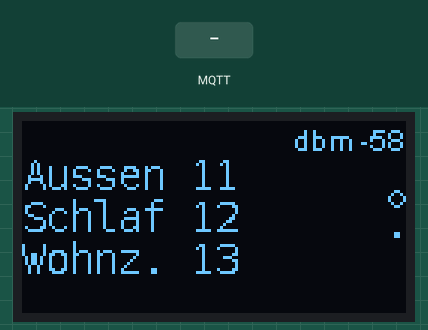
A sketch run on a simulated ESP8266 (Wemos D1 mini). Parts: 128×64 one-colour display. Inputs (shaded band) come from the test bench. WiFi joins after 1.5 s; servers stay silent unless stated; no MQTT or app messages arrive unless stated; what the sketch prints to the serial monitor is not drawn.

Above: at 2.7 s.
2.8 s: MQTT message "Arial 10" arrives on the first subscribed topic
At 5.14 s:
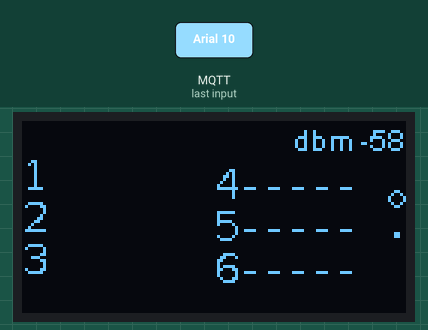
5.8 s: MQTT message "text1" arrives on the first subscribed topic
At 8.76 s:
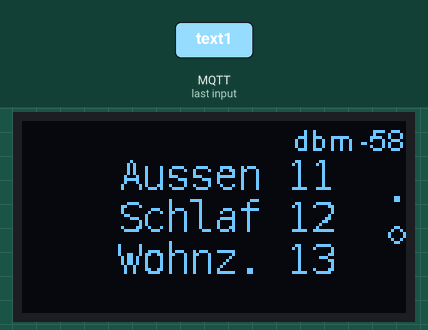
10.5 s: MQTT message "1" arrives on the first subscribed topic
At 12.38 s:
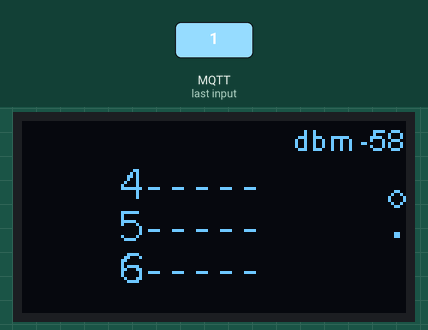
Timing chart, 0 to 13.9 s (numbered marks = the images above; inputs shaded):
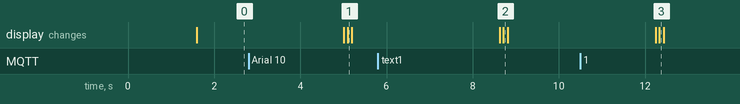

The sketch:

SH1106_mqtt_display.ino
```cpp
// (licence header left out)
/*
 *
 Libraries

  Using library ESP8266WiFi at version 1.0 in folder: .. packages/esp8266/hardware/esp8266/2.6.2/libraries/ESP8266WiFi
  Using library ESP8266mDNS at version 1.2 in folder: .. packages/esp8266/hardware/esp8266/2.6.2/libraries/ESP8266mDNS
  Using library pubsubclient-master at version 2.8 in folder: .. libraries/pubsubclient-master
  Using library Wire at version 1.0 in folder: .. /packages/esp8266/hardware/esp8266/2.6.2/libraries/Wire
  Using library ESP8266_and_ESP32_OLED_driver_for_SSD1306_displays at version 4.6.2 in folder: .. libraries/ESP8266_and_ESP32_OLED_driver_for_SSD1306_displays


 *  For programming other ESP8266 modules such as ESP-12 or ESP-07, wire the pins like these:

For ESP8266
flasher pin   ESP8266 pin
VCC           VCC
GND           GND
TXD           RXD
RXD           TXD
RST           RST
GPIO0         GPIO0
CH_EN         CH_EN or CH_PD
 *
  ESP12E Pins
  GPIO Pins

There is a total of 11 I/O pins. Therefore, these pins can perform multiple kinds of input and output functions that are interfaceable with all the TTL/CMOS devices. All GPIO pins are:

    Pin4 – GPIO16
    Pin5 – GPIO14
    Pin6 – GPIO12
    Pin7 – GPIO13
    Pin11 – GPIO9
    Pin12 – GPIO10
    Pin16 – GPIO15
    Pin18 – GPIO0
    Pin19 – GPIO4
    Pin20 – GPIO5

UART Communication Pins

The devices ESP 12E is programmable with UART communication in many IDE. Those UART pins are usable after even programming. Both pins are:

    Pin 21 – RXD0
    Pin 22 – TXD0
    Pin15 – RTS
    Pin13 – CTS
    Pin2 – TXD

ESP12E SPI Communication Pins

The module offers direct SPI communication with itself. This communication uses four pins for proper communication, which are:

    Pin12 – CS0
    Pin10 – MISO
    Pin9 – MOSI
    Pin14 – SCLK

I2C

In ESP12E some GPIO pins are useable for I2C communication. In this communication, only two pins help to communicate. One for clock and other for data. Therefore, in ESP, both are:

    Pin14 – SCL
    Pin2 – SDA

I2S

It isn’t common in every device. The I2S helps to collect, process and transmit the audio signal. The I2S uses 6 pins and in ESP 12E all I2S pins are:

    Pin12 – I2SI_DATA
    Pin13 – I2SI_BCK
    Pin14 – I2SI_WS
    Pin15 – I2SO_BCK
    Pin3 – I2SO_DATA
    Pin2 – I2SO_WS

PWM

In every controller, the ESP 12E can convert it every pin into PWM pins through programming. There are three specifics for the PWM signal. All these pins are:

    Pin12
    Pin13
    Pin15

IR Interface

The IR interface uses modulation and demodulation which requires NEC coding. The ESP12E is interfaceable using the IR interface pins and it is specific to these pins:

    Pin5 – IR_R
    Pin14 – IR_T

ADC

The device has a 10-bit ADC pin, which uses 0-1V range to convert the analog data to digital data.

    Pin2

Power and Control Pins

Power : ESP12E uses the VCC pin to power up the whole module and the ground pin to make the common ground with power supply and other devices

    Pin8 – VCC
    Pin15 – GND

Enable: The devices have an internal digital switch. The enable pin will receive the digital HIGH signal to activate the chip.

    Pin3

Reset: To reset the device the digital will help to reset it through the LOW state. The reset pin is the first pin of the module is:

    Pin1
*/

//power enable GPIO14
#define PIN_POWER (14)
long previousMillis = 0;
long interval = 1000;           // interval after which to shut down (milliseconds)
long shutdown_counter=20;

String myText1;
String myText2;
String myText3;
String myText4;
String myText5;
String myText6;
String myClockText;

#include <ESP8266WiFi.h>
#include <ESP8266mDNS.h>
#include <PubSubClient.h>
const char* ssid = "Horst1";
const char* password = "1234567890123";
const char* mqtt_server = "192.168.0.40";
WiFiClient espClient;
PubSubClient client(espClient);

 // Include the correct display library
 // For a connection via I2C using Wire include
 #include <Wire.h>  // Only needed for Arduino 1.6.5 and earlier
// #include "SSD1306.h" // alias for `#include "SSD1306Wire.h"`
#include "SH1106.h" //alis for `#include "SH1106Wire.h"`
 // For a connection via I2C using brzo_i2c (must be installed) include
 // #include <brzo_i2c.h> // Only needed for Arduino 1.6.5 and earlier
 // #include "SSD1306Brzo.h"
 // #include "SH1106Brzo.h"
 // For a connection via SPI include
 // #include <SPI.h> // Only needed for Arduino 1.6.5 and earlier
 // #include "SSD1306Spi.h"
 // #include "SH1106SPi.h"

// Include the UI lib
#include "OLEDDisplayUi.h"

//extra font
//#include "Dialog_plain_14.h"
#include "DejaVu_Sans_Mono_14.h"
#define myFont DejaVu_Sans_Mono_14

// Include custom images
#include "images.h"

// Use the corresponding display class:

// Initialize the OLED display using SPI
// D5 -> CLK
// D7 -> MOSI (DOUT)
// D0 -> RES
// D2 -> DC
// D8 -> CS
// SSD1306Spi        display(D0, D2, D8);
// or
// SH1106Spi         display(D0, D2);

// Initialize the OLED display using brzo_i2c
// D3 -> SDA    Pin2
// D5 -> SCL    Pin14
// SSD1306Brzo display(0x3c, D3, D5);
// or
// SH1106Brzo  display(0x3c, D3, D5);

// Initialize the OLED display using Wire library
//SSD1306  display(0x3c, D3, D5);


// packages/esp8266/hardware/esp8266/2.6.2/variants/generic/pins_arduino.h
// (x) means GPIOx
// #define PIN_WIRE_SDA (4)
// #define PIN_WIRE_SCL (5)
// static const uint8_t SDA = PIN_WIRE_SDA;
// static const uint8_t SCL = PIN_WIRE_SCL;

 SH1106 display(0x3c, SDA, SCL);

OLEDDisplayUi ui     ( &display );

void msOverlay(OLEDDisplay *display, OLEDDisplayUiState* state) {
  display->setTextAlignment(TEXT_ALIGN_RIGHT);
  display->setFont(ArialMT_Plain_10);
  String rssi="dbm ";
  rssi+=String(WiFi.RSSI());
  display->drawString(128, 0, rssi);
  display->setTextAlignment(TEXT_ALIGN_LEFT);
  display->drawString(0, 0, myClockText);

}

void drawFrame1(OLEDDisplay *display, OLEDDisplayUiState* state, int16_t x, int16_t y) {
  // draw an xbm image.
  // Please note that everything that should be transitioned
  // needs to be drawn relative to x and y

  display->drawXbm(x + 34, y + 14, WiFi_Logo_width, WiFi_Logo_height, WiFi_Logo_bits);
}

void drawFrame2(OLEDDisplay *display, OLEDDisplayUiState* state, int16_t x, int16_t y) {
  // Demonstrates the 3 included default sizes. The fonts come from SSD1306Fonts.h file
  // Besides the default fonts there will be a program to convert TrueType fonts into this format
  display->setTextAlignment(TEXT_ALIGN_LEFT);
  y*=3;
  //display->setFont(ArialMT_Plain_10);
  display->setFont(myFont);//ArialMT_Plain_16);

  display->drawString(0 + x, 10 + y, myText1);// "Arial 10");

  display->drawString(0 + x, 24 + y, myText2);

  //display->setFont(ArialMT_Plain_24);
  display->drawString(0 + x, 38 + y, myText3);
}

void drawFrame21(OLEDDisplay *display, OLEDDisplayUiState* state, int16_t x, int16_t y) {
  // Demonstrates the 3 included default sizes. The fonts come from SSD1306Fonts.h file
  // Besides the default fonts there will be a program to convert TrueType fonts into this format
  display->setTextAlignment(TEXT_ALIGN_LEFT);//TEXT_ALIGN_CENTER);//TEXT_ALIGN_LEFT);
  //center x
  //x+=64;
  y+=3;
  //display->setFont(ArialMT_Plain_10);
  display->setFont(myFont);//ArialMT_Plain_16);
  display->drawString(0 + x, 10 + y, myText4);

  display->drawString(0 + x, 24 + y, myText5);

  //display->setFont(ArialMT_Plain_24);
  display->drawString(0 + x, 38 + y, myText6);
}

void drawFrame3(OLEDDisplay *display, OLEDDisplayUiState* state, int16_t x, int16_t y) {
  // Text alignment demo
  display->setFont(ArialMT_Plain_10);

  // The coordinates define the left starting point of the text
  display->setTextAlignment(TEXT_ALIGN_LEFT);
  display->drawString(0 + x, 11 + y, "Left aligned (0,10)");

  // The coordinates define the center of the text
  display->setTextAlignment(TEXT_ALIGN_CENTER);
  display->drawString(64 + x, 22 + y, "Center aligned (64,22)");

  // The coordinates define the right end of the text
  display->setTextAlignment(TEXT_ALIGN_RIGHT);
  display->drawString(128 + x, 33 + y, "Right aligned (128,33)");
}

void drawFrame4(OLEDDisplay *display, OLEDDisplayUiState* state, int16_t x, int16_t y) {
  // Demo for drawStringMaxWidth:
  // with the third parameter you can define the width after which words will be wrapped.
  // Currently only spaces and "-" are allowed for wrapping
  display->setTextAlignment(TEXT_ALIGN_LEFT);
  display->setFont(ArialMT_Plain_10);
  display->drawStringMaxWidth(0 + x, 10 + y, 128, "Lorem ipsum\n dolor sit amet, consetetur sadipscing elitr, sed diam nonumy eirmod tempor invidunt ut labore.");
}

void drawFrame5(OLEDDisplay *display, OLEDDisplayUiState* state, int16_t x, int16_t y) {

}

// This array keeps function pointers to all frames
// frames are the single views that slide in
//FrameCallback frames[] = { drawFrame1, drawFrame2, drawFrame3, drawFrame4, drawFrame5 };
FrameCallback frames[] = { drawFrame2, drawFrame21 };//, drawFrame3, drawFrame4, drawFrame5 };

// how many frames are there?
int frameCount = 2; //5;

// Overlays are statically drawn on top of a frame eg. a clock
OverlayCallback overlays[] = { msOverlay };
int overlaysCount = 1;

//#################################################
void setup_wifi() {

  delay(10);
  // We start by connecting to a WiFi network
  Serial.println();
  Serial.print("Connecting to ");
  Serial.println(ssid);

  WiFi.begin(ssid, password);

  while (WiFi.status() != WL_CONNECTED) {
    delay(500);
    Serial.print(".");
  }
 Serial.println("");
  Serial.println("WiFi connected");
  Serial.println("IP address: ");
  Serial.println(WiFi.localIP());
}

void callback(char* topic, byte* payload, unsigned int length) {
  Serial.print("Message arrived [");
  Serial.print(topic);

  Serial.print("] ");
  display.clear();
  String msg;
  for (int i = 0; i < length; i++) {
    Serial.print((char)payload[i]);
    //display.clear();
    msg += (char)payload[i];
  }
  //assign text lines?
  String topicS="";
  topicS+=topic;
  if(topicS.indexOf( "text1" )>0)
    myText1=msg;
  else if(topicS.indexOf( "text2" )>0)
    myText2=msg;
  else if(topicS.indexOf( "text3" )>0)
    myText3=msg;
  else if(topicS.indexOf( "text4" )>0)
    myText4=msg;
  else if(topicS.indexOf( "text5" )>0)
    myText5=msg;
  else if(topicS.indexOf( "text6" )>0)
    myText6=msg;
  else if(topicS.indexOf( "clock" )>0)
    myClockText=msg;
/*
   // display.setTextAlignment(TEXT_ALIGN_LEFT);
    display.setFont(ArialMT_Plain_10);
    if (D1mini) {
      display.drawStringMaxWidth(35,13,60,msg); //d1 mini
      } else {
      display.drawStringMaxWidth(0,0,120,msg); //ESP8266 w/OLED   }
      }
    display.display();
*/

  Serial.println();

}

void reconnect() {
  // Loop until we're reconnected
  while (!client.connected()) {
    Serial.print("Attempting MQTT connection...");
    // Attempt to connect
    uint32_t chipid=ESP.getChipId();
    char clientid[25];
    snprintf(clientid,25,"WIFI-Display-%08X",chipid); //this adds the mac address to the client for a unique id
    Serial.print("Client ID: ");
    Serial.println(clientid);
    if (client.connect(clientid)) {
      Serial.println("connected");
      // Once connected, publish an announcement...
      String payload="";
      payload+=WiFi.localIP().toString();
      client.publish("display1/ip", (char*) payload.c_str(), true);

      // ... and resubscribe
      client.subscribe("display1/#",1);
    } else {
      Serial.print("failed, rc=");
      Serial.print(client.state());
      Serial.println(" try again in 5 seconds");
      // Wait 5 seconds before retrying
      delay(5000);
    }
  }
}
//#################################################

void setup() {
  pinMode(PIN_POWER, OUTPUT);
  digitalWrite(PIN_POWER, HIGH);

  Serial.begin(115200);
  Serial.println('Hello');
  Serial.println();

  myText1 = "Aussen 11";
  myText2 = "Schlaf 12";
  myText3 = "Wohnz. 13";

  myText4 = "4-----";
  myText5 = "5-----";
  myText6 = "6-----";

	// The ESP is capable of rendering 60fps in 80Mhz mode
	// but that won't give you much time for anything else
	// run it in 160Mhz mode or just set it to 30 fps
  ui.setTargetFPS(10);

	// Customize the active and inactive symbol
  ui.setActiveSymbol(activeSymbol);
  ui.setInactiveSymbol(inactiveSymbol);

  // You can change this to
  // TOP, LEFT, BOTTOM, RIGHT
  ui.setIndicatorPosition(RIGHT);

  // Defines where the first frame is located in the bar.
  ui.setIndicatorDirection(LEFT_RIGHT);

  // You can change the transition that is used
  // SLIDE_LEFT, SLIDE_RIGHT, SLIDE_UP, SLIDE_DOWN
  ui.setFrameAnimation(SLIDE_LEFT);

  // Add frames
  ui.setFrames(frames, frameCount);

  // Add overlays
  ui.setOverlays(overlays, overlaysCount);

  // Initialising the UI will init the display too.
  ui.init();

  display.flipScreenVertically();

  setup_wifi();
  client.setServer(mqtt_server, 1883);
  client.setCallback(callback);
  reconnect();
}

const unsigned long REFRESH_INTERVAL = 1000; // ms
unsigned long lastRefreshTime = 0;

void loop() {
  unsigned long currentMillis = millis();
  if(currentMillis - previousMillis > interval) {
    previousMillis = currentMillis;
    shutdown_counter--;
    if(shutdown_counter<0){
      digitalWrite(PIN_POWER, LOW); //shutdown power
    }
  }

  int remainingTimeBudget = ui.update();
  if(millis() - lastRefreshTime >= REFRESH_INTERVAL)
    {
      lastRefreshTime += REFRESH_INTERVAL;
      client.loop();
    }
  if (remainingTimeBudget > 0) {
    // You can do some work here
    // Don't do stuff if you are below your
    // time budget.
    reconnect();
    //delay(remainingTimeBudget);
  }
}
```

Source omitted: Sans_Mono_14.h (data table, 33929 bytes), images.h (data table, 2209 bytes)
